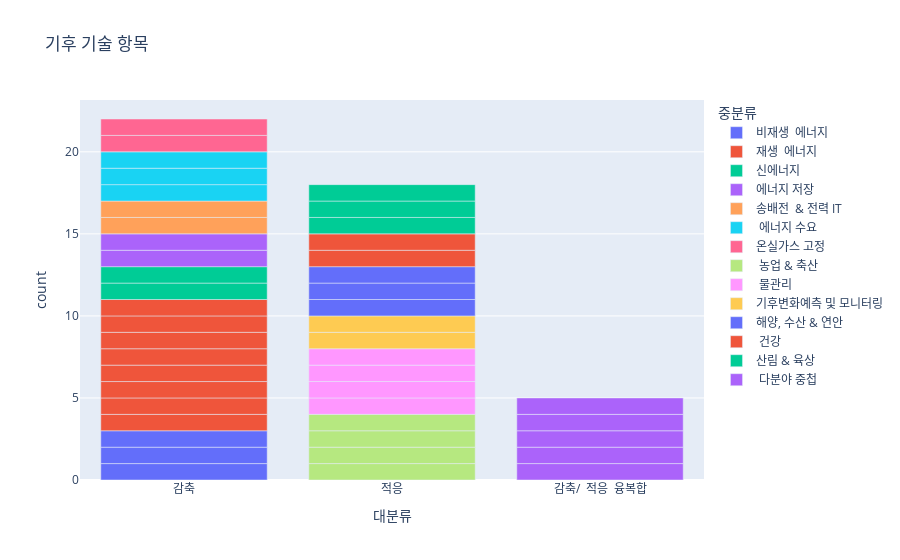

Notebook source saved alongside this figure:
### Code cell
px.bar(sys_type, x="대분류", color="중분류", title="기후 기술 항목")

### Figure 1 — Plotly figure (JSON) as saved in the notebook; plotly's stock layout.template omitted (floating-point values rounded to 4 significant figures)
{"data": [{"alignmentgroup": "True", "hovertemplate": "중분류=비재생  에너지<br>대분류=%{x}<br>count=%{y}<extra></extra>", "legendgroup": "비재생  에너지", "marker": {"color": "#636efa", "pattern": {"shape": ""}}, "name": "비재생  에너지", "offsetgroup": "비재생  에너지", "orientation": "v", "showlegend": true, "textposition": "auto", "type": "bar", "x": ["감축", "감축", "감축"], "xaxis": "x", "y": [1, 1, 1], "yaxis": "y"}, {"alignmentgroup": "True", "hovertemplate": "중분류=재생  에너지<br>대분류=%{x}<br>count=%{y}<extra></extra>", "legendgroup": "재생  에너지", "marker": {"color": "#EF553B", "pattern": {"shape": ""}}, "name": "재생  에너지", "offsetgroup": "재생  에너지", "orientation": "v", "showlegend": true, "textposition": "auto", "type": "bar", "x": ["감축", "감축", "감축", "감축", "감축", "감축", "감축", "감축"], "xaxis": "x", "y": [1, 1, 1, 1, 1, 1, 1, 1], "yaxis": "y"}, {"alignmentgroup": "True", "hovertemplate": "중분류=신에너지<br>대분류=%{x}<br>count=%{y}<extra></extra>", "legendgroup": "신에너지", "marker": {"color": "#00cc96", "pattern": {"shape": ""}}, "name": "신에너지", "offsetgroup": "신에너지", "orientation": "v", "showlegend": true, "textposition": "auto", "type": "bar", "x": ["감축", "감축"], "xaxis": "x", "y": [1, 1], "yaxis": "y"}, {"alignmentgroup": "True", "hovertemplate": "중분류=에너지 저장<br>대분류=%{x}<br>count=%{y}<extra></extra>", "legendgroup": "에너지 저장", "marker": {"color": "#ab63fa", "pattern": {"shape": ""}}, "name": "에너지 저장", "offsetgroup": "에너지 저장", "orientation": "v", "showlegend": true, "textposition": "auto", "type": "bar", "x": ["감축", "감축"], "xaxis": "x", "y": [1, 1], "yaxis": "y"}, {"alignmentgroup": "True", "hovertemplate": "중분류=송배전  & 전력 IT<br>대분류=%{x}<br>count=%{y}<extra></extra>", "legendgroup": "송배전  & 전력 IT", "marker": {"color": "#FFA15A", "pattern": {"shape": ""}}, "name": "송배전  & 전력 IT", "offsetgroup": "송배전  & 전력 IT", "orientation": "v", "showlegend": true, "textposition": "auto", "type": "bar", "x": ["감축", "감축"], "xaxis": "x", "y": [1, 1], "yaxis": "y"}, {"alignmentgroup": "True", "hovertemplate": "중분류= 에너지 수요<br>대분류=%{x}<br>count=%{y}<extra></extra>", "legendgroup": " 에너지 수요", "marker": {"color": "#19d3f3", "pattern": {"shape": ""}}, "name": " 에너지 수요", "offsetgroup": " 에너지 수요", "orientation": "v", "showlegend": true, "textposition": "auto", "type": "bar", "x": ["감축", "감축", "감축"], "xaxis": "x", "y": [1, 1, 1], "yaxis": "y"}, {"alignmentgroup": "True", "hovertemplate": "중분류=온실가스 고정<br>대분류=%{x}<br>count=%{y}<extra></extra>", "legendgroup": "온실가스 고정", "marker": {"color": "#FF6692", "pattern": {"shape": ""}}, "name": "온실가스 고정", "offsetgroup": "온실가스 고정", "orientation": "v", "showlegend": true, "textposition": "auto", "type": "bar", "x": ["감축", "감축"], "xaxis": "x", "y": [1, 1], "yaxis": "y"}, {"alignmentgroup": "True", "hovertemplate": "중분류= 농업 & 축산<br>대분류=%{x}<br>count=%{y}<extra></extra>", "legendgroup": " 농업 & 축산", "marker": {"color": "#B6E880", "pattern": {"shape": ""}}, "name": " 농업 & 축산", "offsetgroup": " 농업 & 축산", "orientation": "v", "showlegend": true, "textposition": "auto", "type": "bar", "x": ["적응", "적응", "적응", "적응"], "xaxis": "x", "y": [1, 1, 1, 1], "yaxis": "y"}, {"alignmentgroup": "True", "hovertemplate": "중분류= 물관리<br>대분류=%{x}<br>count=%{y}<extra></extra>", "legendgroup": " 물관리", "marker": {"color": "#FF97FF", "pattern": {"shape": ""}}, "name": " 물관리", "offsetgroup": " 물관리", "orientation": "v", "showlegend": true, "textposition": "auto", "type": "bar", "x": ["적응", "적응", "적응", "적응"], "xaxis": "x", "y": [1, 1, 1, 1], "yaxis": "y"}, {"alignmentgroup": "True", "hovertemplate": "중분류=기후변화예측 및 모니터링<br>대분류=%{x}<br>count=%{y}<extra></extra>", "legendgroup": "기후변화예측 및 모니터링", "marker": {"color": "#FECB52", "pattern": {"shape": ""}}, "name": "기후변화예측 및 모니터링", "offsetgroup": "기후변화예측 및 모니터링", "orientation": "v", "showlegend": true, "textposition": "auto", "type": "bar", "x": ["적응", "적응"], "xaxis": "x", "y": [1, 1], "yaxis": "y"}, {"alignmentgroup": "True", "hovertemplate": "중분류=해양, 수산 & 연안<br>대분류=%{x}<br>count=%{y}<extra></extra>", "legendgroup": "해양, 수산 & 연안", "marker": {"color": "#636efa", "pattern": {"shape": ""}}, "name": "해양, 수산 & 연안", "offsetgroup": "해양, 수산 & 연안", "orientation": "v", "showlegend": true, "textposition": "auto", "type": "bar", "x": ["적응", "적응", "적응"], "xaxis": "x", "y": [1, 1, 1], "yaxis": "y"}, {"alignmentgroup": "True", "hovertemplate": "중분류= 건강<br>대분류=%{x}<br>count=%{y}<extra></extra>", "legendgroup": " 건강", "marker": {"color": "#EF553B", "pattern": {"shape": ""}}, "name": " 건강", "offsetgroup": " 건강", "orientation": "v", "showlegend": true, "textposition": "auto", "type": "bar", "x": ["적응", "적응"], "xaxis": "x", "y": [1, 1], "yaxis": "y"}, {"alignmentgroup": "True", "hovertemplate": "중분류=산림 & 육상<br>대분류=%{x}<br>count=%{y}<extra></extra>", "legendgroup": "산림 & 육상", "marker": {"color": "#00cc96", "pattern": {"shape": ""}}, "name": "산림 & 육상", "offsetgroup": "산림 & 육상", "orientation": "v", "showlegend": true, "textposition": "auto", "type": "bar", "x": ["적응", "적응", "적응"], "xaxis": "x", "y": [1, 1, 1], "yaxis": "y"}, {"alignmentgroup": "True", "hovertemplate": "중분류= 다분야 중첩<br>대분류=%{x}<br>count=%{y}<extra></extra>", "legendgroup": " 다분야 중첩", "marker": {"color": "#ab63fa", "pattern": {"shape": ""}}, "name": " 다분야 중첩", "offsetgroup": " 다분야 중첩", "orientation": "v", "showlegend": true, "textposition": "auto", "type": "bar", "x": ["감축/  적응  융복합", "감축/  적응  융복합", "감축/  적응  융복합", "감축/  적응  융복합", "감축/  적응  융복합"], "xaxis": "x", "y": [1, 1, 1, 1, 1], "yaxis": "y"}], "layout": {"barmode": "relative", "legend": {"title": {"text": "중분류"}, "tracegroupgap": 0}, "title": {"text": "기후 기술 항목"}, "xaxis": {"anchor": "y", "domain": [0, 1], "title": {"text": "대분류"}}, "yaxis": {"anchor": "x", "domain": [0, 1], "title": {"text": "count"}}}}
